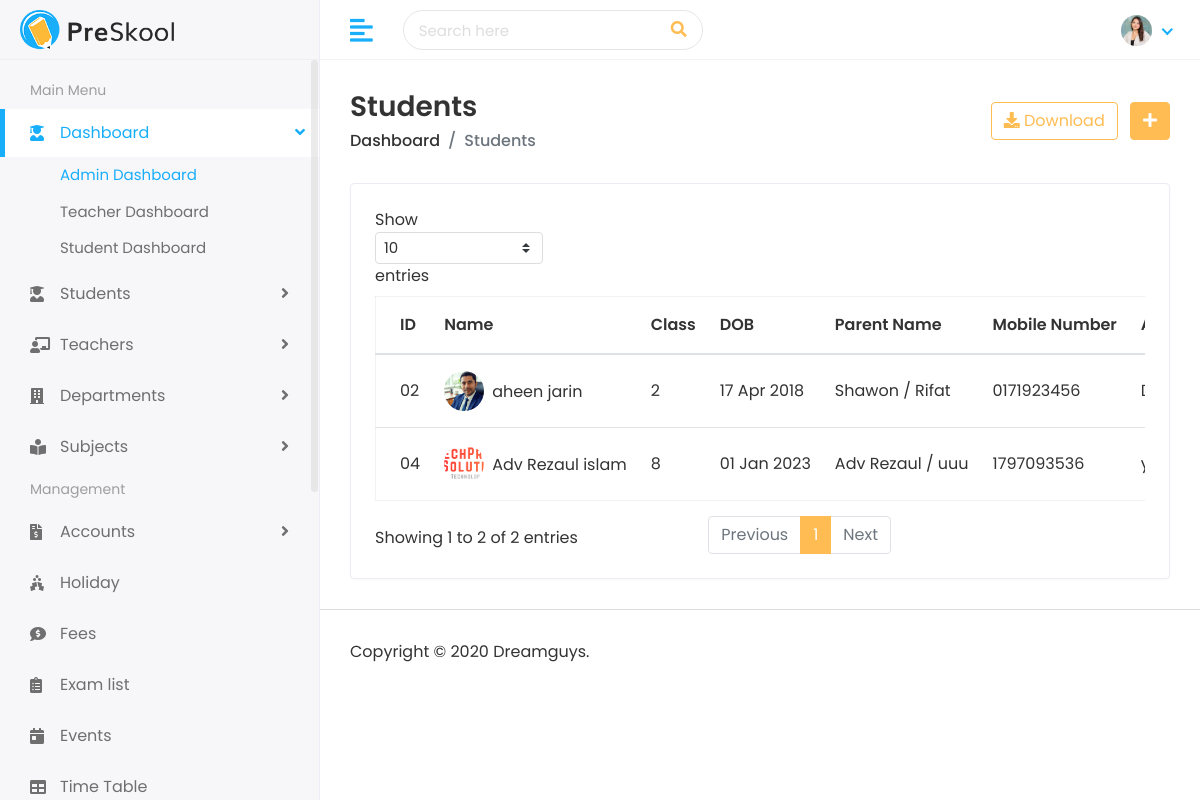
The app's page /student/ (signed in), older data.
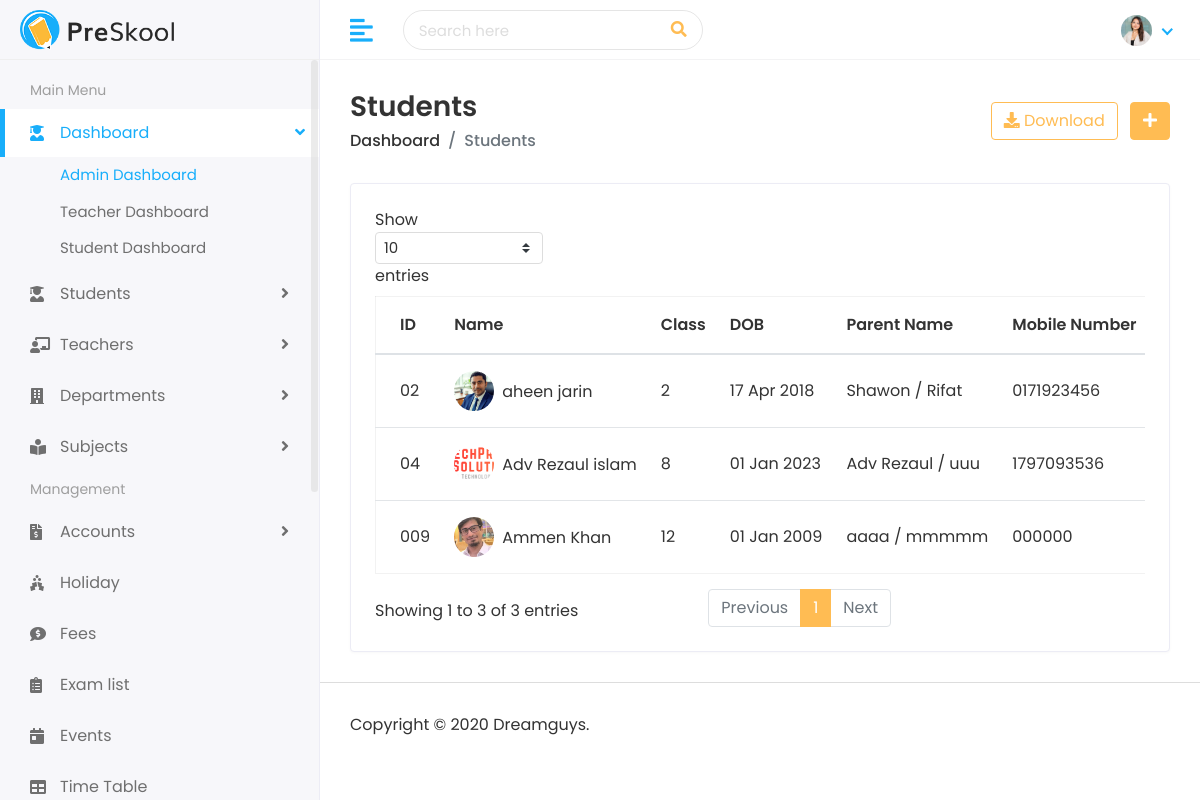
The same page, newer data.
### student/models.py (models this page shows, shortened)
class Student(models.Model):
    first_name = models.CharField(max_length=100)
    last_name = models.CharField(max_length=100)
    student_id = models.CharField(max_length=20)
    gender = models.CharField(max_length=10, choices=[('Male', 'Male'), ('Female', 'Female'), ('Others', 'Others')])
    date_of_birth = models.DateField()
    student_class = models.CharField(max_length=50)
    religion = models.CharField(max_length=50)
    joining_date = models.DateField()
    mobile_number = models.CharField(max_length=15)
    admission_number = models.CharField(max_length=20)
    section = models.CharField(max_length=10)
    student_image = models.ImageField(upload_to='students/', blank=True)
    parent = models.OneToOneField(Parent, on_delete=models.CASCADE)
    slug = models.SlugField(max_length=255, unique=True, blank=True)

class Parent(models.Model):
    father_name = models.CharField(max_length=100)
    father_occupation = models.CharField(max_length=100, blank=True)
    father_mobile = models.CharField(max_length=15)
    father_email = models.EmailField(max_length=100)
    mother_name = models.CharField(max_length=100)
    mother_occupation = models.CharField(max_length=100, blank=True)
    mother_mobile = models.CharField(max_length=15)
    mother_email = models.EmailField(max_length=100)
    present_address = models.TextField()
    permanent_address = models.TextField()

### student/views.py (the view)
# urls.py: path("", views.student_list, name='student_list'),
def student_list(request):
    student_list = Student.objects.select_related('parent').all()
    unread_notification = request.user.notification_set.filter(is_read=False)
    context = {
        'student_list': student_list,
        'unread_notification': unread_notification
    }
    return render(request, "students/students.html", context)

### templates/students/students.html (shortened to what this page needs)
{% extends 'Home/base.html' %}
{% load static %}
{% block body %}
         <div class="page-wrapper">
            <div class="content container-fluid">
               <div class="page-header">
                  <div class="row align-items-center">
                     <div class="col">
                        <h3 class="page-title">Students</h3>
                        <ul class="breadcrumb">
                           <li class="breadcrumb-item"><a href="">Dashboard</a></li>
                           <li class="breadcrumb-item active">Students</li>
                        </ul>
                     </div>
                     <div class="col-auto text-right float-right ml-auto">
                        <a href="#" class="btn btn-outline-primary mr-2"><i class="fas fa-download"></i> Download</a>
                        <a href="{% url 'add_student' %}" class="btn btn-primary"><i class="fas fa-plus"></i></a>
                     </div>
                  </div>
               </div>
               <div class="row">
                  <div class="col-sm-12">
                     <div class="card card-table">
                        <div class="card-body">
                           <div class="table-responsive">
                              <table class="table table-hover table-center mb-0 datatable">
                                 <thead>
                                    <tr>
                                       <th>ID</th>
                                       <th>Name</th>
                                       <th>Class</th>
                                       <th>DOB</th>
                                       <th>Parent Name</th>
                                       <th>Mobile Number</th>
                                       <th>Address</th>
                                    </tr>
                                 </thead>
                                 <tbody>
                                    {% for student in student_list %}
                                    <tr>
                                       <td>{{ student.student_id}}</td>
                                       <td>
                                          <h2 class="table-avatar">
                                             <a href="{% url 'view_student' student.student_id %}" class="avatar avatar-sm mr-2"><img class="avatar-img rounded-circle" src="{{ student.student_image.url }}" alt="User Image"></a>
                                             <a href="{% url 'view_student' student.student_id %}">{{ student.first_name }} {{ student.last_name}}</a>
                                          </h2>
                                       </td>
                                       <td>{{ student.student_class }}</td>
                                       <td>{{ student.date_of_birth|date:"d M Y" }}</td>
                                       <td>{{ student.parent.father_name }} / {{ student.parent.mother_name }}</td>
                                       <td>{{ student.mobile_number }}</td>
                                       <td>{{ student.parent.present_address }}</td>
                                    </tr>
                                    {% endfor %}
                                 </tbody>
                              </table>
                           </div>
                        </div>
                     </div>
                  </div>
               </div>
            </div>
            <footer>
               <p>Copyright © 2020 Dreamguys.</p>
            </footer>
         </div>
      </div>
   </body>
</html>
{% endblock %}

### templates/Home/base.html (shortened to what this page needs)
{% load static %}
<!DOCTYPE html>
<html lang="en">
   <head>
      <link rel="stylesheet" href="{%static 'assets/plugins/bootstrap/css/bootstrap.min.css' %}">
      <link rel="stylesheet" href="{%static 'assets/plugins/fontawesome/css/fontawesome.min.css' %}">
      <link rel="stylesheet" href="{%static 'assets/plugins/fontawesome/css/all.min.css' %}">
      <link rel="stylesheet" href="{%static 'assets/css/style.css' %}">
   </head>
   <body>
      <div class="main-wrapper">
         <div class="header">
            <div class="header-left">
               <a href="index.html" class="logo">
               <img src="assets/img/logo.png" alt="Logo">
               </a>
            </div>
            <a href="javascript:void(0);" id="toggle_btn">
            <i class="fas fa-align-left"></i>
            </a>
            <div class="top-nav-search">
               <form>
                  <input type="text" class="form-control" placeholder="Search here">
                  <button class="btn" type="submit"><i class="fas fa-search"></i></button>
               </form>
            </div>
            <ul class="nav user-menu">
               <li class="nav-item dropdown noti-dropdown">
                  <a href="#" class="dropdown-toggle nav-link" data-toggle="dropdown">
                  </a>
               </li>
               <li class="nav-item dropdown has-arrow">
                  <a href="#" class="dropdown-toggle nav-link" data-toggle="dropdown">
                  <span class="user-img"><img class="rounded-circle" src="assets/img/profiles/avatar-01.jpg" width="31" alt="Ryan Taylor"></span>
                  </a>
               </li>
            </ul>
         </div>
         <div class="sidebar" id="sidebar">
            <div class="sidebar-inner slimscroll">
               <div id="sidebar-menu" class="sidebar-menu">
                  <ul>
                     <li class="menu-title">
                        <span>Main Menu</span>
                     </li>
                     <li class="submenu active">
                        <a href="#"><i class="fas fa-user-graduate"></i> <span> Dashboard</span> <span class="menu-arrow"></span></a>
                        <ul>
                           <li><a href="index.html" class="active">Admin Dashboard</a></li>
                           <li><a href="teacher-dashboard.html">Teacher Dashboard</a></li>
                           <li><a href="student-dashboard.html">Student Dashboard</a></li>
                        </ul>
                     </li>
                     <li class="submenu">
                        <a href="#"><i class="fas fa-user-graduate"></i> <span> Students</span> <span class="menu-arrow"></span></a>
                     </li>
                     <li class="submenu">
                        <a href="#"><i class="fas fa-chalkboard-teacher"></i> <span> Teachers</span> <span class="menu-arrow"></span></a>
                     </li>
                     <li class="submenu">
                        <a href="#"><i class="fas fa-building"></i> <span> Departments</span> <span class="menu-arrow"></span></a>
                     </li>
                     <li class="submenu">
                        <a href="#"><i class="fas fa-book-reader"></i> <span> Subjects</span> <span class="menu-arrow"></span></a>
                     </li>
                     <li class="menu-title">
                        <span>Management</span>
                     </li>
                     <li class="submenu">
                        <a href="#"><i class="fas fa-file-invoice-dollar"></i> <span> Accounts</span> <span class="menu-arrow"></span></a>
                     </li>
                     <li>
                        <a href="holiday.html"><i class="fas fa-holly-berry"></i> <span>Holiday</span></a>
                     </li>
                     <li>
                        <a href="fees.html"><i class="fas fa-comment-dollar"></i> <span>Fees</span></a>
                     </li>
                     <li>
                        <a href="exam.html"><i class="fas fa-clipboard-list"></i> <span>Exam list</span></a>
                     </li>
                     <li>
                        <a href="event.html"><i class="fas fa-calendar-day"></i> <span>Events</span></a>
                     </li>
                     <li>
                        <a href="time-table.html"><i class="fas fa-table"></i> <span>Time Table</span></a>
                     </li>
                  </ul>
               </div>
            </div>
         </div>
         {% block body %}
         {% endblock %}
  </body>
  </html>

Row changes from the older to the newer data that the page shows:
added Student: student_id "009", student_image (picture), first_name "Ammen", last_name "Khan", student_class "12", date_of_birth "01 Jan 2009", parent.father_name "aaaa", parent.mother_name "mmmmm", mobile_number "000000"
Text that changed along with them:
text written by a page script: "Show entries Showing 1 to 2 of 2 entries Previous 1 Next" → "Show entries Showing 1 to 3 of 3 entries Previous 1 Next"
